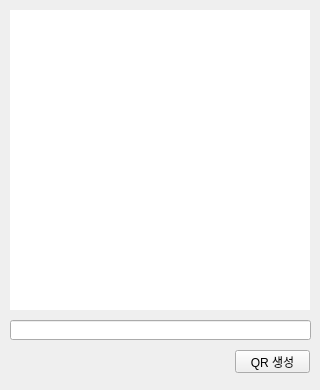
<?xml version="1.0" encoding="UTF-8"?>
<ui version="4.0">
 <class>Form</class>
 <widget class="QWidget" name="Form">
  <property name="geometry">
   <rect>
    <x>0</x>
    <y>0</y>
    <width>320</width>
    <height>390</height>
   </rect>
  </property>
  <property name="sizePolicy">
   <sizepolicy hsizetype="Fixed" vsizetype="Fixed">
    <horstretch>0</horstretch>
    <verstretch>0</verstretch>
   </sizepolicy>
  </property>
  <property name="minimumSize">
   <size>
    <width>320</width>
    <height>390</height>
   </size>
  </property>
  <property name="maximumSize">
   <size>
    <width>320</width>
    <height>390</height>
   </size>
  </property>
  <property name="windowTitle">
   <string>QRCode 생성하기</string>
  </property>
  <widget class="QLineEdit" name="txtQrData">
   <property name="geometry">
    <rect>
     <x>10</x>
     <y>320</y>
     <width>301</width>
     <height>20</height>
    </rect>
   </property>
  </widget>
  <widget class="QPushButton" name="btnQrGen">
   <property name="geometry">
    <rect>
     <x>235</x>
     <y>350</y>
     <width>75</width>
     <height>23</height>
    </rect>
   </property>
   <property name="text">
    <string>QR 생성</string>
   </property>
  </widget>
  <widget class="QLabel" name="lblQrCode">
   <property name="geometry">
    <rect>
     <x>10</x>
     <y>10</y>
     <width>300</width>
     <height>300</height>
    </rect>
   </property>
   <property name="minimumSize">
    <size>
     <width>300</width>
     <height>300</height>
    </size>
   </property>
   <property name="maximumSize">
    <size>
     <width>300</width>
     <height>300</height>
    </size>
   </property>
   <property name="styleSheet">
    <string notr="true">background-color : rgb(255,255,255);</string>
   </property>
   <property name="text">
    <string/>
   </property>
  </widget>
 </widget>
 <resources/>
 <connections/>
</ui>
